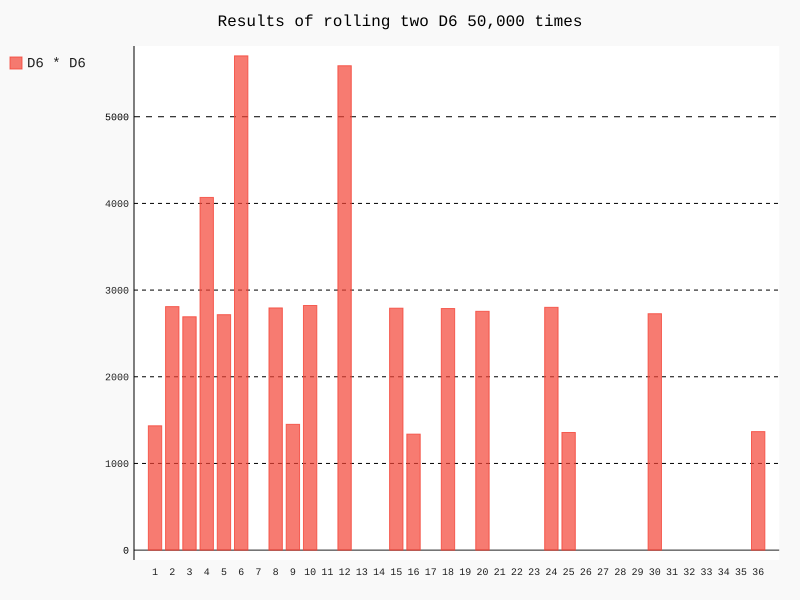

Recreate this plot in Python.
# 点数相乘
import pygal

from die import Die

# 创建实例
die_1 = Die()
die_2 = Die()

# 掷骰子
results= []
for roll_num in range(50000):
    result = die_1.roll() * die_2.roll()
    results.append(result)

# 分析结果
frequencies = []
for value in range(1, die_1.num_sides * die_2.num_sides + 1):
    frequency = results.count(value)
    frequencies.append(frequency)

# 可视化结果
hist = pygal.Bar()
hist.title = "Results of rolling two D6 50,000 times"
hist._x_title = "Result"
hist._y_title = "Frequency of result "
hist.x_labels = []
for value in range(1, die_1.num_sides * die_2.num_sides +1):
    hist.x_labels.append(value)

hist.add('D6 * D6', frequencies)
hist.render_to_file('9.svg')
